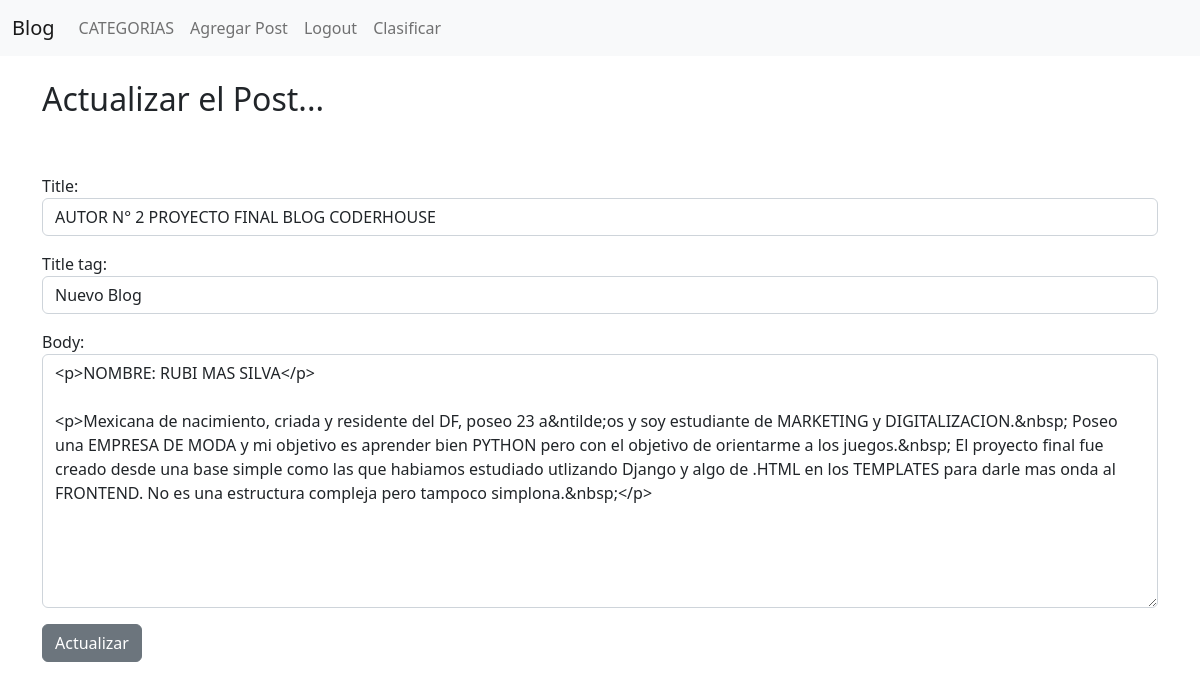
/article/edit/118 (signed in), run on the app's committed database.
### theblog/models.py (models this page shows, shortened)
class Post(models.Model):
    title=models.CharField(max_length=255)
    header_image=models.ImageField(null=True,blank=True, upload_to="images/")
    title_tag=models.CharField(max_length=255)
    author=models.ForeignKey(User,on_delete=models.CASCADE)
    body=RichTextField(blank=True, null=True)
    post_date=models.DateField(auto_now_add=True)
    category=models.CharField(max_length=255, default="No categorizado")
    snippet=models.CharField(max_length=255)
    likes=models.ManyToManyField(User, related_name="blog_posts")

### theblog/views.py (the view)
# urls.py: path("article/edit/<int:pk>",UpdatePostView.as_view(),name="update_post"),
class UpdatePostView(UpdateView):
    model=Post
    form_class=EditForm
    template_name="update_post.html"
    success_url="/"

### theblog/forms.py
class EditForm(forms.ModelForm):
    class Meta:
        model=Post
        fields=("title","title_tag","body")
        widgets={
            "title":forms.TextInput(attrs={"class":"form-control"}),
            "title_tag":forms.TextInput(attrs={"class":"form-control"}),
            "body":forms.Textarea(attrs={"class":"form-control"}),
        }

### theblog/templates/update_post.html (shortened to what this page needs)
{%extends "base.html"%}
{%block content%}
{%if user.is_authenticated%}
    {% if user.id == post.author.id %}
        <h2>Actualizar el Post...</h2>
        <br/><br>
        <div class="form-group">
        <form method="POST">
            {{form.as_p}}
            <button class="btn btn-secondary">Actualizar</button>
        </div>
    {%else%}
            Usted no tiene permitido estar aqui!
    {%endif%}
{%else%}
Usted no tiene permitido estar aqui!
{%endif%}
{% endblock %}

### data on the page
Post: title "AUTOR N° 2 PROYECTO FINAL BLOG CODERHOUSE", title_tag "Nuevo Blog", body "<p>NOMBRE: RUBI MAS SILVA</p> <p>Mexicana de nacimiento, criada y residente del DF, poseo 23 a&ntilde;os y soy estudiante de MARKETING y DIGITALIZACION.&nbsp; Poseo una EMPRESA DE MODA y mi objetivo es aprender bien PYTHON pero con el objetivo de orientarme a los juegos.&nbsp; El proyecto final fue creado desde una base simple como las que habiamos estudiado utlizando Django y algo de .HTML en los TEMPLATES para darle mas onda al FRONTEND. No es una estructura compleja pero tampoco simplona.&nbsp;</p>"
